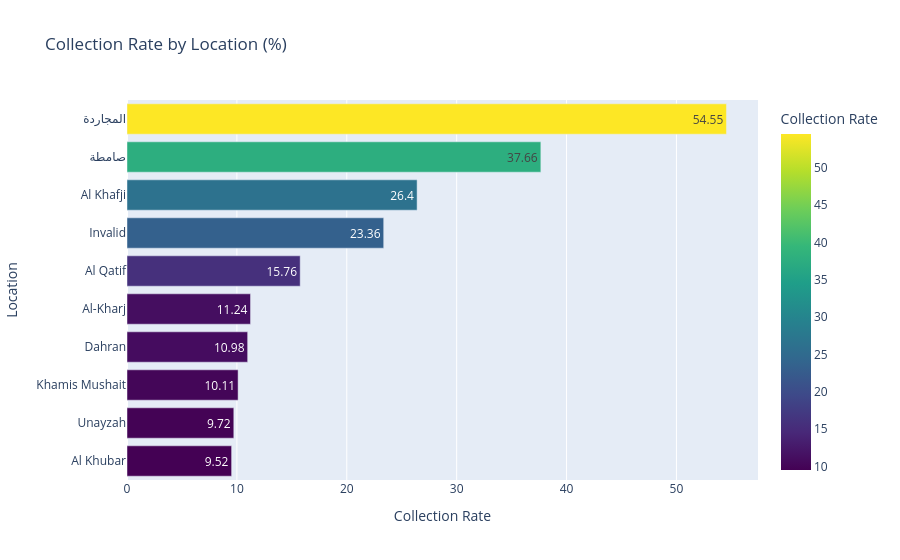

Source (notebook cell):
### Markdown cell above
### Q4) Which locations recover money most efficiently?

### Code cell
fig = px.bar(
    location_summary.sort_values("Collection Rate").tail(10),
    x="Collection Rate",
    y="Location",
    orientation="h",
    color="Collection Rate",
    text="Collection Rate",
    title="Collection Rate by Location (%)",
    color_continuous_scale="Viridis"
)

fig.show()

### Figure 1 — Plotly figure (JSON) as saved in the notebook; plotly's stock layout.template omitted (floating-point values rounded to 4 significant figures)
{"data": [{"alignmentgroup": "True", "hovertemplate": "Collection Rate=%{marker.color}<br>Location=%{y}<extra></extra>", "legendgroup": "", "marker": {"color": [9.52, 9.72, 10.11, 10.98, 11.24, 15.76, 23.36, 26.4, 37.66, 54.55], "coloraxis": "coloraxis", "pattern": {"shape": ""}}, "name": "", "offsetgroup": "", "orientation": "h", "showlegend": false, "text": [9.52, 9.72, 10.11, 10.98, 11.24, 15.76, 23.36, 26.4, 37.66, 54.55], "textposition": "auto", "type": "bar", "x": [9.52, 9.72, 10.11, 10.98, 11.24, 15.76, 23.36, 26.4, 37.66, 54.55], "xaxis": "x", "y": ["Al Khubar", "Unayzah", "Khamis Mushait", "Dahran", "Al-Kharj", "Al Qatif", "Invalid", "Al Khafji", "صامطة", "المجاردة"], "yaxis": "y"}], "layout": {"barmode": "relative", "coloraxis": {"colorbar": {"title": {"text": "Collection Rate"}}, "colorscale": [[0, "#440154"], [0.1111, "#482878"], [0.2222, "#3e4989"], [0.3333, "#31688e"], [0.4444, "#26828e"], [0.5556, "#1f9e89"], [0.6667, "#35b779"], [0.7778, "#6ece58"], [0.8889, "#b5de2b"], [1, "#fde725"]]}, "legend": {"tracegroupgap": 0}, "title": {"text": "Collection Rate by Location (%)"}, "xaxis": {"anchor": "y", "domain": [0, 1], "title": {"text": "Collection Rate"}}, "yaxis": {"anchor": "x", "domain": [0, 1], "title": {"text": "Location"}}}}
